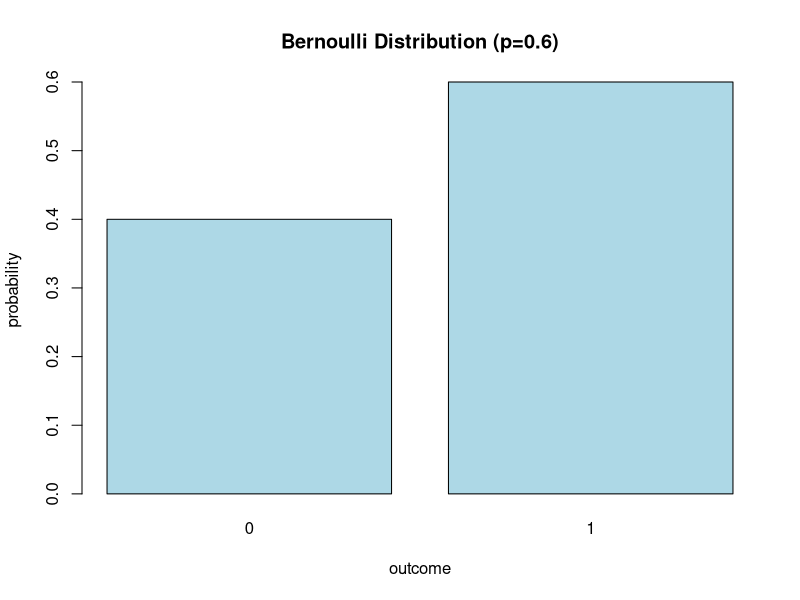
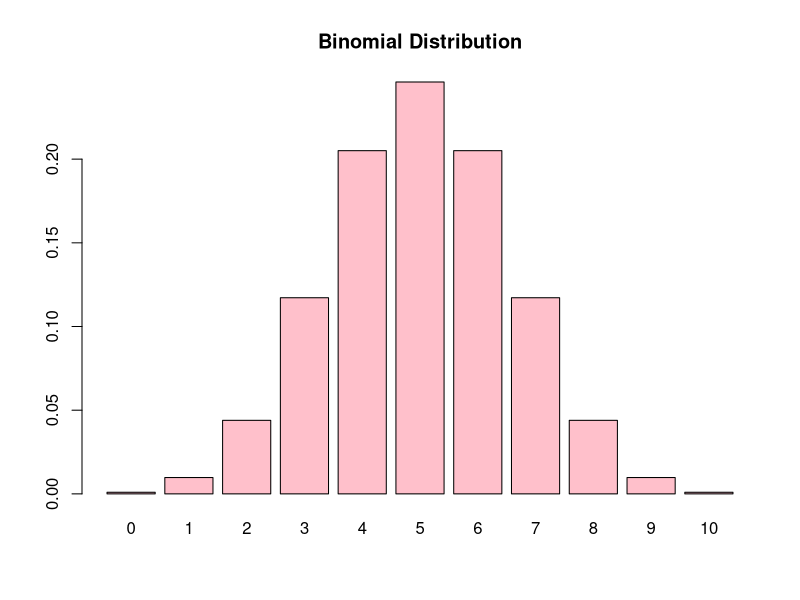
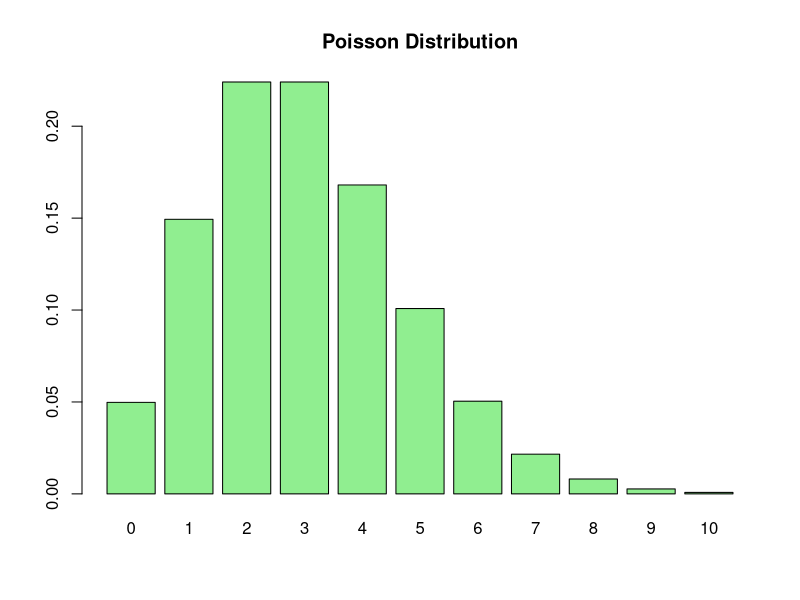
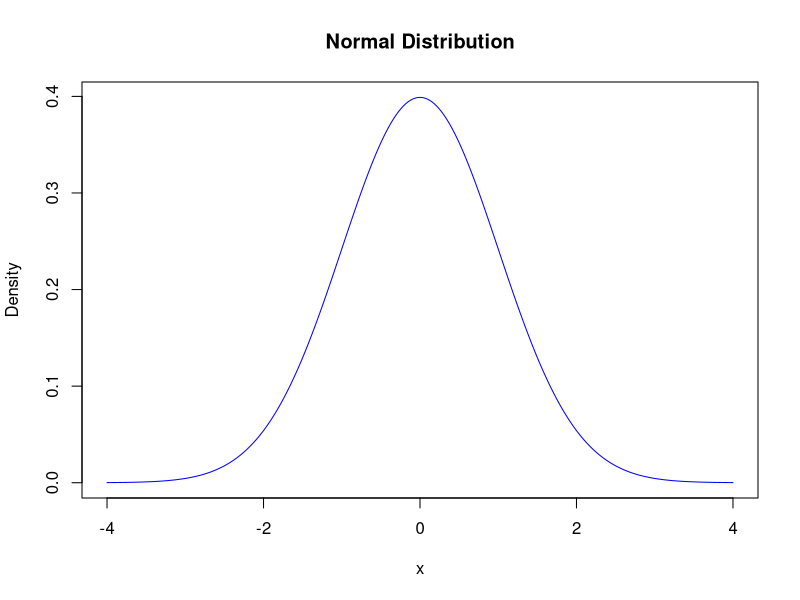

Source code (R) for these figures, in order:
# Assignment 12: Distributions in R

# -----------------------
# Q2 & Q5: Bernoulli
p <- 0.6
x <- c(0,1)
y <- dbinom(x, size=1, prob=p)
barplot(y, names.arg=x, col="lightblue", 
        main="Bernoulli Distribution (p=0.6)",
        xlab = "outcome", ylab = "probability")
        

# -----------------------
# Q2 & Q5: Binomial
x <- 0:10
y <- dbinom(x, size=10, prob=0.5)
barplot(y, names.arg=x, col="pink", main="Binomial Distribution")

# -----------------------
# Q2 & Q5: Poisson
x <- 0:10
y <- dpois(x, lambda=3)
barplot(y, names.arg=x, col="lightgreen", main="Poisson Distribution")

# -----------------------
# Q3: Normal
x <- seq(-4,4,0.01)
y <- dnorm(x, mean=0, sd=1)
plot(x, y, type="l", col="blue", main="Normal Distribution", ylab="Density")

